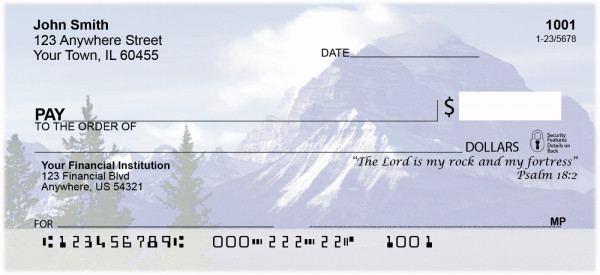
#> input picture week8/segment/images/test1.jpg, 600 x 275 px
$ jupyter execute bin_intermean.ipynb
#> lines starting #> are read from the running program, lines starting #| are printed output that depends on the picture
[cell 1]
import cv2
from matplotlib import pyplot as plt
import numpy as np
import math

[cell 2]
def cv_show(im,msg):
    cv2.imshow(msg,im)
    cv2.waitKey(0)
    cv2.destroyAllWindows()

[cell 3]
def plt_show(im):
    plt.axis("off")
    plt.imshow(im, cmap="gray")
    plt.show()

[cell 4]
def hist_img_v0(f):
    m, n = f.shape
    h = [0.0] * 256
    for i in range(m):
        for j in range(n):
            h[f[i, j]]+=1
    return np.array(h, dtype='uint16')

[cell 5]
def intermean(hist, t):
    tot = np.sum(hist)
    prob = hist/tot
    w0 = np.sum(prob[:t+1]) + 0.0000001
    #w1 = np.sum(prob[t+1:])
    w1 = (1 - w0) + 0.0000001
    i0 = np.array([i for i in range(0,t+1)])
    i1 = np.array([i for i in range(t+1, 256)])
    u0 = np.sum(i0*prob[:t+1])/w0
    u1 = np.sum(i1*prob[t+1:])/w1
    if u0 == 0.0:
        thr = u1
    elif u1 == 0.0:
        thr = u0
    else:
        thr = (u0+u1)/2
    return thr.astype(np.uint8)

[cell 6]
img = cv2.imread("./images/test1.jpg", 0)
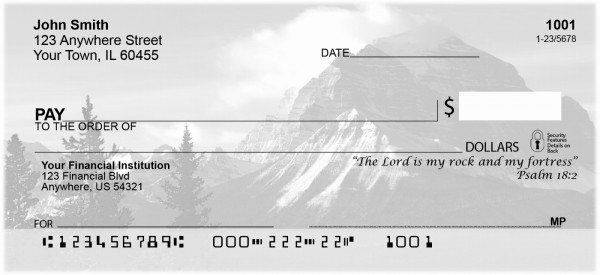
#> img: shape (275, 600); min 0, max 255, mean 213

[cell 7]
plt_show(img)

[cell 8]
hist = hist_img_v0(img)
#> hist = 256 values, max 7466 at index 227, min 22 at index 9, mean 644.5

[cell 9]
t0 = 10
tol = 1
flag = True
T = []
T.append(t0)
while(flag):
    t1 = intermean(hist, t0)
    T.append(t1)
    if abs(t1-t0) <= tol :
        flag = False
    else:
        t0 = t1
#> this loop made 5 passes
#> (w0 in intermean, w1 in intermean, u0 in intermean, u1 in intermean, thr in intermean, t1, t0) on passes 1 to 4: (0.00456, 0.995, 3.07, 214, 108.5, 108, 108), (0.0277, 0.972, 50.52, 217.7, 134.1, 134, 134), (0.0407, 0.959, 73.38, 219, 146.2, 146, 146), (0.0463, 0.954, 81.39, 219.4, 150.4, 150, 150)
#> (w0 in intermean, w1 in intermean, u0 in intermean, u1 in intermean, thr in intermean, t1) on pass 5: (0.0482, 0.952, 84.11, 219.6, 151.8, 151)
#> after the loop, T = [10, 108, 134, 146, 150, 151]
thr = T[-1]
#> thr = 151
print(T, thr)
#| [10, 108, 134, 146, 150, 151] 151

[cell 10]
plt.plot(hist)
plt.savefig('graph.jpg')
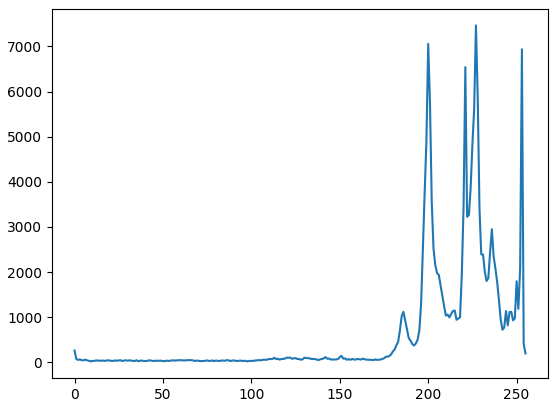
#> figure drawn by matplotlib, 1 panel; curve peaks at x = 227, y = 7466

[cell 11]
out = np.zeros_like(img)
out[img <= thr ] = 0
out[img > thr] = 255

[cell 12]
plt_show(out)
#> in plt_show (call 2), `plt.show()`:
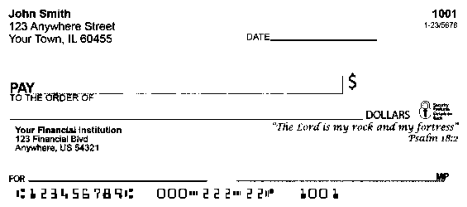
#> figure drawn by matplotlib, 1 panel

[cell 13]
imgs = cv2.hconcat([img, out])
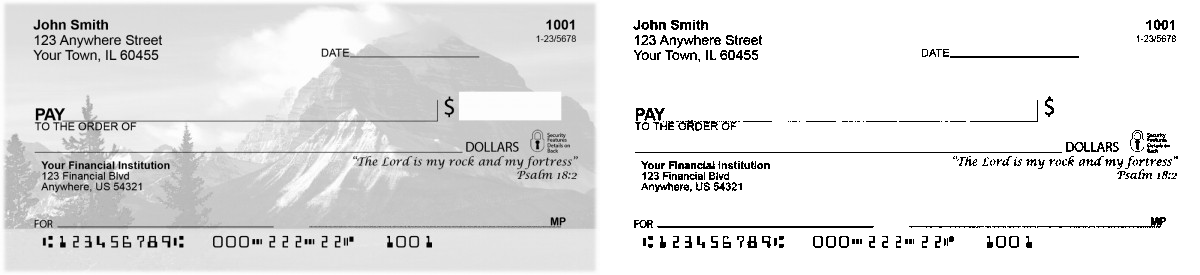
#> imgs: shape (275, 1200); min 0, max 255, mean 227.8
plt_show(imgs)
